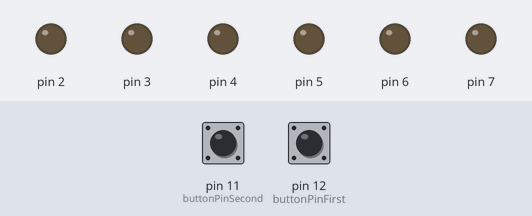
This sketch was run on a simulated Arduino Uno, built with avr-gcc and run on an emulated ATmega328P. Shown: output pins drawn as LEDs (lit = HIGH). Inputs (shaded band) come from the test bench; at power-on: pin 11 (buttonPinSecond) HIGH, pin 12 (buttonPinFirst) HIGH. Pins used as bus, display or sensor lines are not drawn.

Above: at 1.2 s.
1.3 s: pin 11 (buttonPinSecond) pulled LOW for 0.15 s
At 2.5 s:
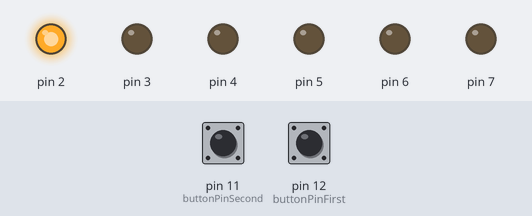
7.4 s: pin 12 (buttonPinFirst) pulled LOW for 3.2 s
At 10.1 s:
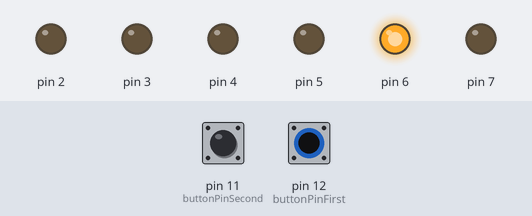
13.6 s: pin 12 (buttonPinFirst) pulled LOW for 0.15 s
At 14.3 s:
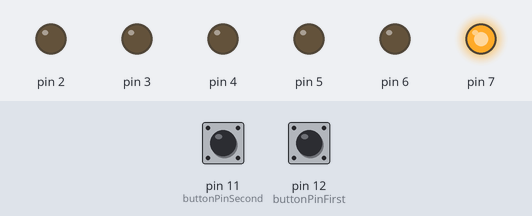
16.7 s: pin 12 (buttonPinFirst) pulled LOW for 1 s
At 19.7 s:
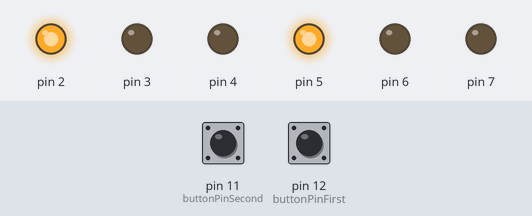
Timing chart, 0 to 21.7 s (numbered marks = the images above; inputs shaded):
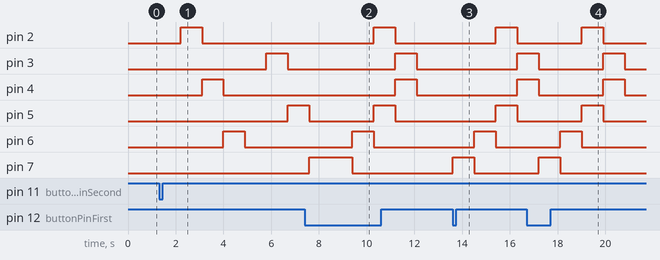

The sketch:

lab2_nano.ino
```cpp
const int buttonPinFirst = 12;
const int buttonPinSecond = 11;

const byte animationLed[4] = {
  0b10000001,
  0b01000010,
  0b00100100,
  0b00011000
};

void setup() {
  DDRD = 0xFF;
  PORTD=0;
  pinMode(buttonPinFirst,INPUT_PULLUP);
  pinMode(buttonPinSecond,INPUT_PULLUP);
  Serial.begin(9600);
}

void loop() {
  if(!digitalRead(buttonPinFirst))showLedsFirst();
  if(!digitalRead(buttonPinSecond))showLedsSecond();
  if (Serial.available()) {
      char incomingByte = Serial.read();
      int number = incomingByte;

     if (number == 1) showLedsFirst();
     else if(number ==  2)showLedsSecond();
  }

}

void showLedsFirst(){
    for(int i = 0; i<4;i++){
     PORTD = animationLed[i];
     delay(900);
    }
    PORTD = 0;
}

void showLedsSecond(){
  byte shiftLeds = 0b00000001;
  for (int i = 0; i<8; i++){
    if(shiftLeds == 0) shiftLeds = 0b00000010;
    PORTD = shiftLeds;
    shiftLeds = shiftLeds << 2;
    delay(900);
  }
  PORTD = 0;
}
```

Measured:
- after the input at 1.3 s, pin 2: LOW → HIGH after 0.90 s, → LOW 0.90 s later; pin 3: LOW → HIGH after 4.5 s, → LOW 0.90 s later; pin 4: LOW → HIGH after 1.8 s, → LOW 0.90 s later; pin 5: LOW → HIGH after 5.4 s; pin 6: LOW → HIGH after 2.7 s, → LOW 0.90 s later
- after the input at 7.4 s, pin 2: LOW → HIGH after 2.9 s, → LOW 0.90 s later; pin 3, pin 4: LOW → HIGH after 3.8 s, → LOW 0.90 s later; pin 6: LOW → HIGH after 2.0 s, → LOW 0.90 s later
- after the input at 13.6 s, pin 2, pin 5: LOW → HIGH after 1.8 s, → LOW 0.90 s later; pin 3, pin 4: LOW → HIGH after 2.7 s; pin 6: LOW → HIGH after 0.90 s, → LOW 0.90 s later; pin 7: LOW → HIGH at once, → LOW 0.90 s later
- after the input at 16.7 s, pin 2, pin 5: LOW → HIGH after 2.3 s, → LOW 0.90 s later; pin 6: LOW → HIGH after 1.4 s, → LOW 0.90 s later; pin 7: LOW → HIGH after 0.50 s, → LOW 0.90 s later
